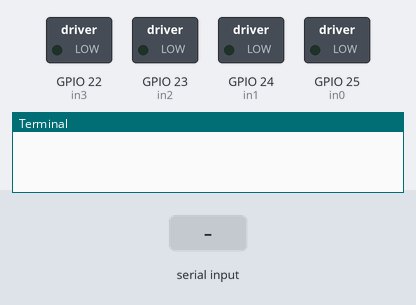
Simulated run of this program. Board: Raspberry Pi (BCM pin numbers). Parts: switched loads named in the program (green lamp = pin HIGH), the last lines printed to the terminal. The inputs (shaded band) are chosen by the test bench.

Above: at 1.2 s.
1.3 s: "s" typed at the terminal, then Enter
At 1.6 s:
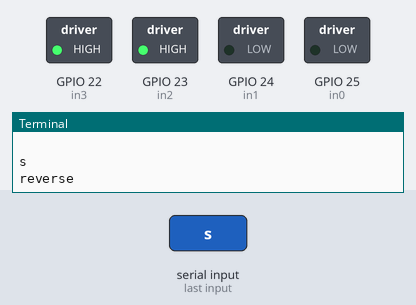
2.8 s: "w" typed at the terminal, then Enter
At 4.0 s:
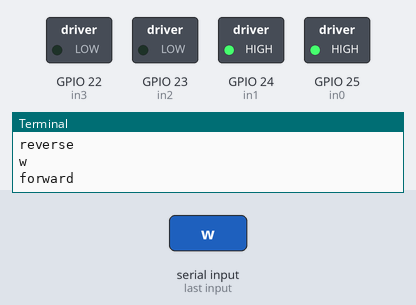
4.3 s: "d" typed at the terminal, then Enter
At 5.1 s:
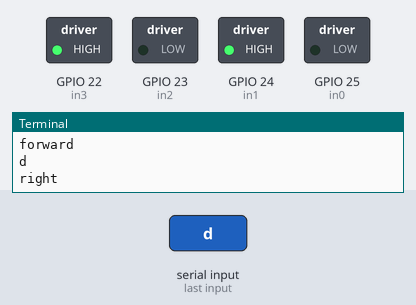
5.8 s: "a" typed at the terminal, then Enter
At 6.2 s:
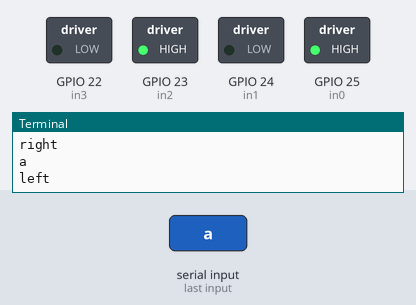
Timing chart, 0 to 8.3 s (numbered marks = the images above; inputs shaded):
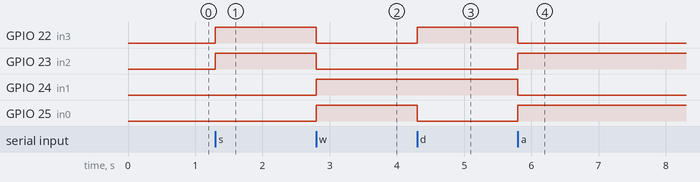

The program:

m.py
```python
# Python Script
# https://www.electronicshub.org/raspberry-pi-l298n-interface-tutorial-control-dc-motor-l298n-raspberry-pi/

import RPi.GPIO as GPIO
from time import sleep

in1 = 24
in2 = 23
in3 = 22
in0 = 25
temp1=1

GPIO.setmode(GPIO.BCM)
GPIO.setup(in1,GPIO.OUT)
GPIO.setup(in2,GPIO.OUT)
GPIO.setup(in3,GPIO.OUT)
GPIO.setup(in0,GPIO.OUT)
GPIO.output(in0,GPIO.LOW)
GPIO.output(in1,GPIO.LOW)
GPIO.output(in2,GPIO.LOW)
GPIO.output(in3,GPIO.LOW)


print("\n")
print("The default speed & direction of motor is LOW & Forward.....")
print("r-run s-stop f-forward b-backward l-low m-medium h-high e-exit")
print("\n")

while(1):


    x=input()


    if x=='f':

        print("stop")
        GPIO.output(in1,GPIO.LOW)
        GPIO.output(in2,GPIO.LOW)
        GPIO.output(in3,GPIO.LOW)
        GPIO.output(in0,GPIO.LOW)

    elif x=='s':
        print("reverse")
        GPIO.output(in0,GPIO.LOW)
        GPIO.output(in1,GPIO.LOW)
        GPIO.output(in2,GPIO.HIGH)
        GPIO.output(in3,GPIO.HIGH)


    elif x=='w':
        print("forward")
        GPIO.output(in0,GPIO.HIGH)
        GPIO.output(in1,GPIO.HIGH)
        GPIO.output(in2,GPIO.LOW)
        GPIO.output(in3,GPIO.LOW)


    elif x == 'd':
        print("right")
        GPIO.output(in0,GPIO.LOW)
        GPIO.output(in1,GPIO.HIGH)
        GPIO.output(in2,GPIO.LOW)
        GPIO.output(in3,GPIO.HIGH)


    elif x == 'a':
        print("left")
        GPIO.output(in0,GPIO.HIGH)
        GPIO.output(in1,GPIO.LOW)
        GPIO.output(in2,GPIO.HIGH)
        GPIO.output(in3,GPIO.LOW)


    elif x=='e':
        GPIO.cleanup()
        print("GPIO Clean up")
        break

    else:
        print("<<<  wrong data  >>>")
        print("please enter the defined data to continue.....")
```

Measured:
- after the input at 1.3 s, GPIO 22 (in3), GPIO 23 (in2): LOW → HIGH at once
- after the input at 2.8 s, GPIO 22 (in3), GPIO 23 (in2): HIGH → LOW at once; GPIO 24 (in1), GPIO 25 (in0): LOW → HIGH at once
- after the input at 4.3 s, GPIO 22 (in3): LOW → HIGH at once; GPIO 25 (in0): HIGH → LOW at once
- after the input at 5.8 s, GPIO 22 (in3), GPIO 24 (in1): HIGH → LOW at once; GPIO 23 (in2), GPIO 25 (in0): LOW → HIGH at once
